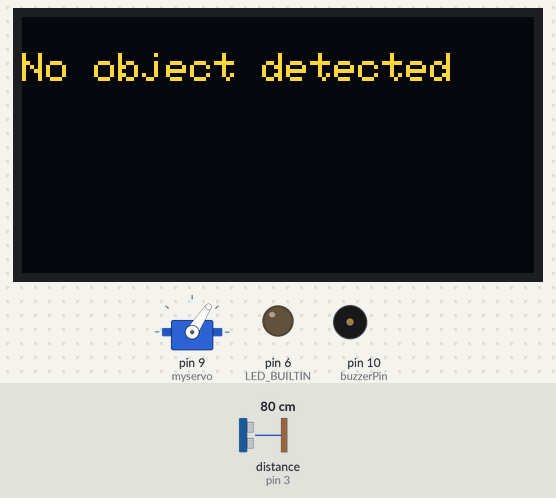
Bench run of a sketch on a simulated Arduino Uno, built with avr-gcc and run on an emulated ATmega328P. Parts: 128×64 one-colour display, servo, output pins drawn as LEDs (lit = HIGH), buzzer (waves = sounding). Wiring (inferred from the names in the program): ultrasonic range finder: trigger pin 4; echo pin 3. Inputs (shaded band) come from the test bench; at power-on: distance to the obstacle (sensor on pin 3) 80 cm. The echo pulse lasts 58.3 µs per cm; the OLED is the two-colour kind (top 16 rows yellow); pins used as bus, display or sensor lines are not drawn; what the sketch prints to the serial monitor is not drawn.

Above: at 1.3 s.
1.4 s: distance to the obstacle (sensor on pin 3) set to 2 cm
At 1.87 s:
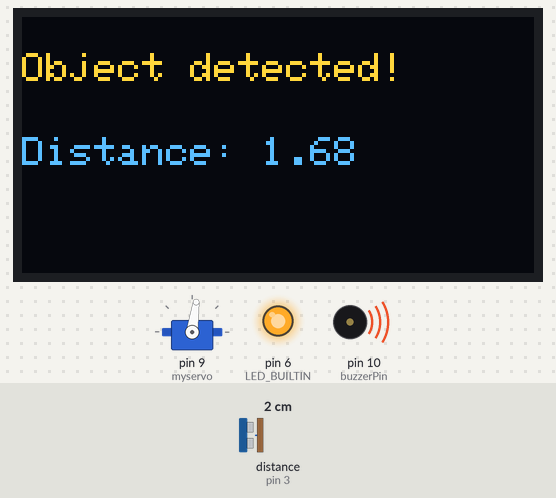
3.7 s: distance to the obstacle (sensor on pin 3) set to 60 cm
At 3.87 s:
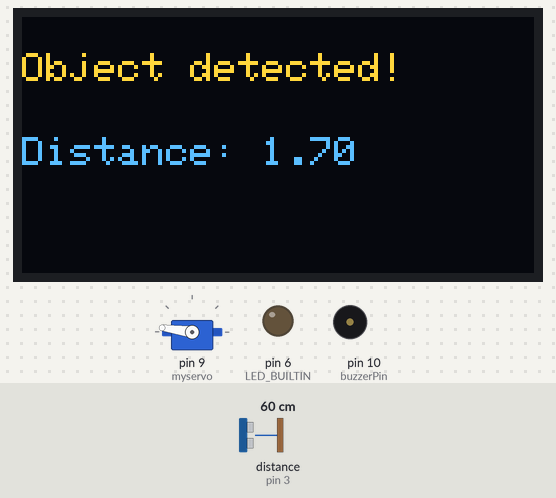
6.0 s: distance to the obstacle (sensor on pin 3) set to 4 cm
At 6.37 s:
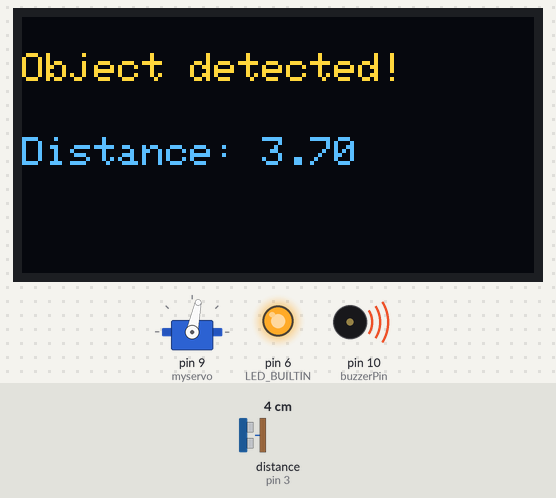
8.7 s: distance to the obstacle (sensor on pin 3) set to 38 cm
At 9.12 s:
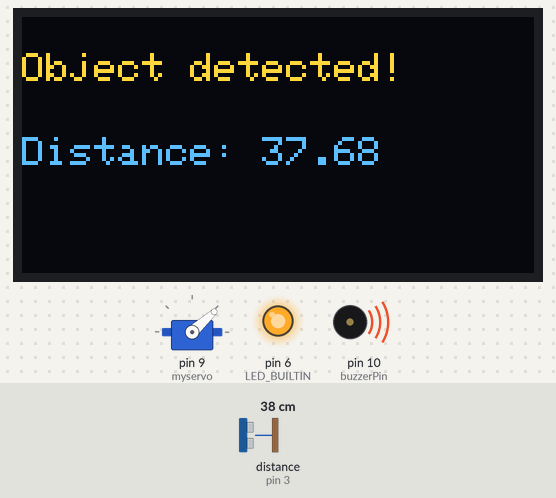
11.2 s: distance to the obstacle (sensor on pin 3) set to 43 cm
At 11.62 s:
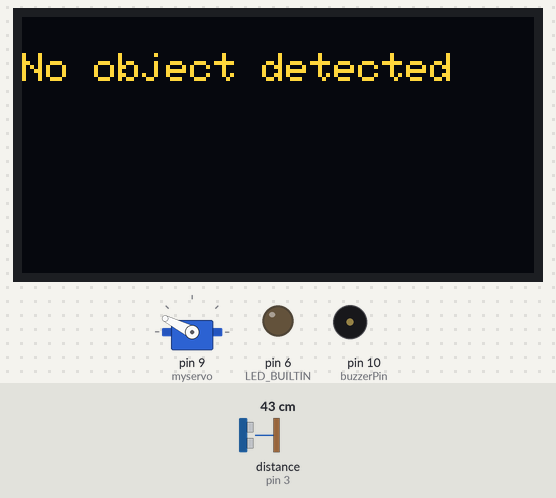
Timing chart, 0 to 17.7 s (numbered marks = the images above; inputs shaded):
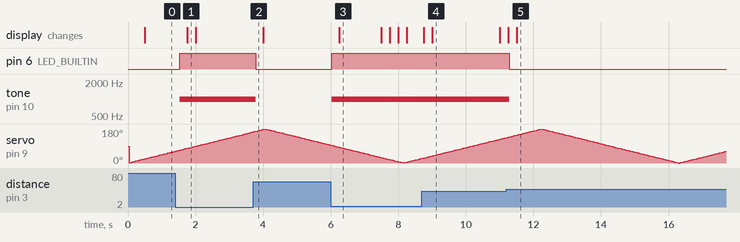

Measured:
- the behaviour switches between 40 and 41 cm on distance to the obstacle (sensor on pin 3) (found by bisection; images 4 and 5)
- after the input at 1.4 s, pin 6 (LED_BUILTIN): LOW → HIGH after 0.13 s; tone on pin 10 (buzzerPin): silent → 1000 Hz after 0.13 s; the display: changes after 0.35 s (image 1)
- after the input at 3.7 s, pin 6 (LED_BUILTIN): HIGH → LOW after 0.08 s; tone on pin 10 (buzzerPin): 1000 Hz → silent after 0.08 s
- after the input at 6.0 s, pin 6 (LED_BUILTIN): LOW → HIGH at once; tone on pin 10 (buzzerPin): silent → 1000 Hz at once; the display: changes after 0.25 s (image 3)
- after the input at 8.7 s, the display: first differs from a run without the input after 0.30 s (image 4)
- after the input at 11.2 s, pin 6 (LED_BUILTIN): HIGH → LOW after 0.08 s; tone on pin 10 (buzzerPin): 1000 Hz → silent after 0.08 s; the display: first differs from a run without the input after 0.30 s (image 5)

The sketch:

Radar.ino
```cpp
#include <Adafruit_SSD1306.h>
#include <Wire.h>
#include <SPI.h>
#include <Adafruit_GFX.h>
#include <Servo.h>

#define SCREEN_WIDTH 128
#define SCREEN_HEIGHT 64
#define LED_BUILTIN 6

Adafruit_SSD1306 display(SCREEN_WIDTH, SCREEN_HEIGHT, &Wire, -1);
Servo myservo;

const int trigPin = 4;
const int echoPin = 3;
const int buzzerPin = 10;
int pos = 0;
float duration, distance;
bool increasing = true; // Tracks your servo's direction

float calculateFunc();
void updateServo();
void displayFunc(float dist);

unsigned long previousServoMillis = 0;
const long servoInterval = 20; // Interval for servo movement
unsigned long previousDisplayMillis = 0;
const long displayInterval = 250; // Interval for display update (1 second)

void setup() {
  Serial.begin(9600);

  if(!display.begin(SSD1306_SWITCHCAPVCC, 0x3C)) {
    Serial.println(F("SSD1306 allocation failed"));
    for(;;);
  }

  display.clearDisplay();

  pinMode(buzzerPin, OUTPUT);
  pinMode(trigPin, OUTPUT);
  pinMode(echoPin, INPUT);
  pinMode(LED_BUILTIN, OUTPUT);

  myservo.attach(9);
  myservo.write(0);
}

float calculateFunc() {  //pretty self explanatory, it calculates the distance of the obj
  digitalWrite(trigPin, LOW);
  delayMicroseconds(2);
  digitalWrite(trigPin, HIGH);
  delayMicroseconds(10);
  digitalWrite(trigPin, LOW);

  duration = pulseIn(echoPin, HIGH);
  distance = (duration * 0.0343) / 2;

  return distance;
}

void updateServo() {  //updates the position of the servo
  unsigned long currentMillis = millis();
  if (currentMillis - previousServoMillis >= servoInterval) {
    previousServoMillis = currentMillis;

    if (increasing) {
      pos++;
      if (pos >= 180) increasing = false;
    } else {
      pos--;
      if (pos <= 0) increasing = true;
    }
    myservo.write(pos);
  }
}

void displayFunc(float dist) {

  display.clearDisplay();
  display.setTextSize(1);
  display.setTextColor(WHITE);
  display.setCursor(0, 9);

  if (dist <= 40){
  display.print("Object detected!");
  display.setCursor(0, 30);
  display.print("Distance: ");
  display.print(dist);
  } else {
    display.print("No object detected");
  }


  display.display();
}

void loop() {
  unsigned long currentMillis = millis();

  // Update distance and display every 1 second
  if (currentMillis - previousDisplayMillis >= displayInterval) {
    previousDisplayMillis = currentMillis;

    distance = calculateFunc();
    Serial.print("Distance: ");
    Serial.println(distance);

    displayFunc(distance);

    if (distance < 40) {
      tone(buzzerPin, 1000);   //Make noise with the buzzer
      digitalWrite(LED_BUILTIN, HIGH);
    } else {
      noTone(buzzerPin);
      digitalWrite(LED_BUILTIN, LOW);
    }

  }

  // Continuously update the servo position
  updateServo();
}
```
